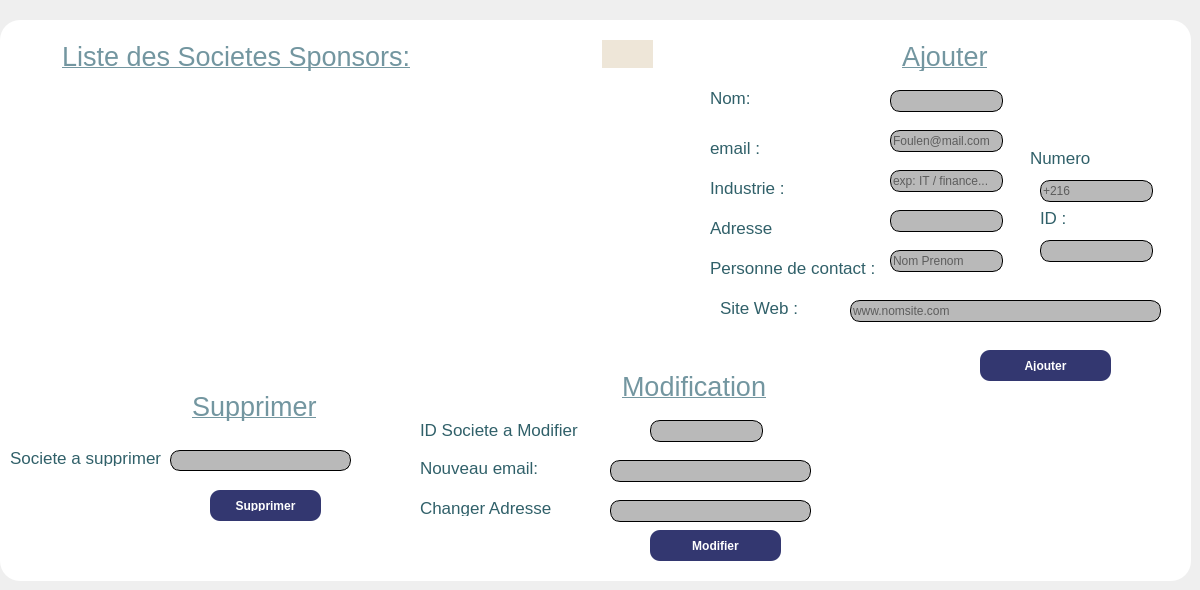
   <widget class="QWidget" name="tab_2">
    <attribute name="title">
     <string>Societés</string>
    </attribute>
    <widget class="QGroupBox" name="groupBox_4">
     <property name="geometry">
      <rect>
       <x>0</x>
       <y>20</y>
       <width>1191</width>
       <height>561</height>
      </rect>
     </property>
     <property name="font">
      <font>
       <family>Neue Haas Grotesk Text Pro Extr</family>
      </font>
     </property>
     <property name="styleSheet">
      <string notr="true">background-image:url();
background-color :  white ; 
border-radius : 20px ;</string>
     </property>
     <property name="title">
      <string/>
     </property>
     <widget class="QPushButton" name="ajoutersociete">
      <property name="geometry">
       <rect>
        <x>980</x>
        <y>330</y>
        <width>131</width>
        <height>31</height>
       </rect>
      </property>
      <property name="font">
       <font>
        <weight>75</weight>
        <bold>true</bold>
       </font>
      </property>
      <property name="cursor">
       <cursorShape>PointingHandCursor</cursorShape>
      </property>
      <property name="styleSheet">
       <string notr="true">#ajoutersociete{
background-image: url();
color : white; 
border-radius : 10px ; 
padding : 10px; 
background-color:#333770;
color : white ; 

}


#ajoutersociete:hover {
color : white ; 
/*background-color : #D46F4D; */
}

</string>
      </property>
      <property name="text">
       <string>Ajouter</string>
      </property>
      <property name="icon">
       <iconset>
        <normaloff>:/img/images/add-circle-outline-logo-icon-png-svg.png</normaloff>:/img/images/add-circle-outline-logo-icon-png-svg.png</iconset>
      </property>
      <property name="iconSize">
       <size>
        <width>30</width>
        <height>30</height>
       </size>
      </property>
     </widget>
     <widget class="QPushButton" name="pushButton_3">
      <property name="geometry">
       <rect>
        <x>650</x>
        <y>510</y>
        <width>131</width>
        <height>31</height>
       </rect>
      </property>
      <property name="font">
       <font>
        <weight>75</weight>
        <bold>true</bold>
       </font>
      </property>
      <property name="cursor">
       <cursorShape>PointingHandCursor</cursorShape>
      </property>
      <property name="styleSheet">
       <string notr="true">#pushButton_3{
background-image: url();
color : white; 
border-radius : 10px ; 
padding : 10px; 
background-color:#333770;
color : white ; 

}


#pushButton_3:hover {
color : white ; 
/*background-color : #D46F4D; */
}

</string>
      </property>
      <property name="text">
       <string>Modifier</string>
      </property>
     </widget>
     <widget class="QPushButton" name="pushButton_4">
      <property name="geometry">
       <rect>
        <x>210</x>
        <y>470</y>
        <width>111</width>
        <height>31</height>
       </rect>
      </property>
      <property name="font">
       <font>
        <weight>75</weight>
        <bold>true</bold>
       </font>
      </property>
      <property name="cursor">
       <cursorShape>PointingHandCursor</cursorShape>
      </property>
      <property name="styleSheet">
       <string notr="true">#pushButton_4{
background-image: url();
color : white; 
border-radius : 10px ; 
padding : 10px; 
background-color:#333770;
color : white ; 

}


#pushButton_4:hover {
color : white ; 
/*background-color : #D46F4D; */
}

</string>
      </property>
      <property name="text">
       <string>Supprimer</string>
      </property>
     </widget>
     <widget class="QLabel" name="label_7">
      <property name="geometry">
       <rect>
        <x>710</x>
        <y>70</y>
        <width>56</width>
        <height>16</height>
       </rect>
      </property>
      <property name="font">
       <font>
        <family>MS Shell Dlg 2</family>
        <pointsize>13</pointsize>
        <weight>50</weight>
        <italic>false</italic>
        <bold>false</bold>
       </font>
      </property>
      <property name="styleSheet">
       <string notr="true">background-color:none;
font: 13pt &quot;MS Shell Dlg 2&quot;;
color: #306069;</string>
      </property>
      <property name="text">
       <string>Nom:</string>
      </property>
     </widget>
     <widget class="QLabel" name="label_8">
      <property name="geometry">
       <rect>
        <x>1030</x>
        <y>130</y>
        <width>61</width>
        <height>16</height>
       </rect>
      </property>
      <property name="font">
       <font>
        <family>MS Shell Dlg 2</family>
        <pointsize>13</pointsize>
        <weight>50</weight>
        <italic>false</italic>
        <bold>false</bold>
       </font>
      </property>
      <property name="styleSheet">
       <string notr="true">background-color:none;
font: 13pt &quot;MS Shell Dlg 2&quot;;
color: #306069;</string>
      </property>
      <property name="text">
       <string>Numero :</string>
      </property>
     </widget>
     <widget class="QLabel" name="label_9">
      <property name="geometry">
       <rect>
        <x>710</x>
        <y>200</y>
        <width>81</width>
        <height>16</height>
       </rect>
      </property>
      <property name="font">
       <font>
        <family>MS Shell Dlg 2</family>
        <pointsize>13</pointsize>
        <weight>50</weight>
        <italic>false</italic>
        <bold>false</bold>
       </font>
      </property>
      <property name="styleSheet">
       <string notr="true">background-color:none;
font: 13pt &quot;MS Shell Dlg 2&quot;;
color: #306069;</string>
      </property>
      <property name="text">
       <string>Adresse</string>
      </property>
     </widget>
     <widget class="QLabel" name="label_10">
      <property name="geometry">
       <rect>
        <x>710</x>
        <y>120</y>
        <width>56</width>
        <height>16</height>
       </rect>
      </property>
      <property name="font">
       <font>
        <family>MS Shell Dlg 2</family>
        <pointsize>13</pointsize>
        <weight>50</weight>
        <italic>false</italic>
        <bold>false</bold>
       </font>
      </property>
      <property name="styleSheet">
       <string notr="true">background-color:none;
font: 13pt &quot;MS Shell Dlg 2&quot;;
color: #306069;</string>
      </property>
      <property name="text">
       <string>email :</string>
      </property>
     </widget>
     <widget class="QLineEdit" name="nomsociete">
      <property name="geometry">
       <rect>
        <x>890</x>
        <y>70</y>
        <width>113</width>
        <height>22</height>
       </rect>
      </property>
      <property name="styleSheet">
       <string notr="true">background-color: rgb(185, 185, 185) ; 
border-radius : 10px ; 
border : 1px solid black ;
</string>
      </property>
     </widget>
     <widget class="QLineEdit" name="email">
      <property name="geometry">
       <rect>
        <x>890</x>
        <y>110</y>
        <width>113</width>
        <height>22</height>
       </rect>
      </property>
      <property name="styleSheet">
       <string notr="true">background-color: rgb(185, 185, 185) ; 
border-radius : 10px ; 
border : 1px solid black ;
</string>
      </property>
      <property name="placeholderText">
       <string>Foulen@mail.com</string>
      </property>
     </widget>
     <widget class="QLineEdit" name="industrie">
      <property name="geometry">
       <rect>
        <x>890</x>
        <y>150</y>
        <width>113</width>
        <height>22</height>
       </rect>
      </property>
      <property name="styleSheet">
       <string notr="true">background-color: rgb(185, 185, 185) ; 
border-radius : 10px ; 
border : 1px solid black ;
</string>
      </property>
      <property name="placeholderText">
       <string>exp: IT / finance...</string>
      </property>
     </widget>
     <widget class="QLineEdit" name="adresse">
      <property name="geometry">
       <rect>
        <x>890</x>
        <y>190</y>
        <width>113</width>
        <height>22</height>
       </rect>
      </property>
      <property name="styleSheet">
       <string notr="true">background-color: rgb(185, 185, 185) ; 
border-radius : 10px ; 
border : 1px solid black ;
</string>
      </property>
     </widget>
     <widget class="QLabel" name="label_12">
      <property name="geometry">
       <rect>
        <x>420</x>
        <y>400</y>
        <width>201</width>
        <height>20</height>
       </rect>
      </property>
      <property name="font">
       <font>
        <family>MS Shell Dlg 2</family>
        <pointsize>13</pointsize>
        <weight>50</weight>
        <italic>false</italic>
        <bold>false</bold>
       </font>
      </property>
      <property name="styleSheet">
       <string notr="true">background-color:none;
font: 13pt &quot;MS Shell Dlg 2&quot;;
color: #306069;</string>
      </property>
      <property name="text">
       <string>ID Societe a Modifier</string>
      </property>
     </widget>
     <widget class="QLineEdit" name="lineEdit_5">
      <property name="geometry">
       <rect>
        <x>650</x>
        <y>400</y>
        <width>113</width>
        <height>22</height>
       </rect>
      </property>
      <property name="styleSheet">
       <string notr="true">background-color: rgb(185, 185, 185) ; 
border-radius : 10px ; 
border : 1px solid black ;
</string>
      </property>
     </widget>
     <widget class="QLabel" name="label_13">
      <property name="geometry">
       <rect>
        <x>420</x>
        <y>440</y>
        <width>141</width>
        <height>16</height>
       </rect>
      </property>
      <property name="font">
       <font>
        <family>MS Shell Dlg 2</family>
        <pointsize>13</pointsize>
        <weight>50</weight>
        <italic>false</italic>
        <bold>false</bold>
       </font>
      </property>
      <property name="styleSheet">
       <string notr="true">background-color:none;
font: 13pt &quot;MS Shell Dlg 2&quot;;
color: #306069;</string>
      </property>
      <property name="text">
       <string>Nouveau email:</string>
      </property>
     </widget>
     <widget class="QLineEdit" name="lineEdit_6">
      <property name="geometry">
       <rect>
        <x>610</x>
        <y>440</y>
        <width>201</width>
        <height>22</height>
       </rect>
      </property>
      <property name="styleSheet">
       <string notr="true">background-color: rgb(185, 185, 185) ; 
border-radius : 10px ; 
border : 1px solid black ;
</string>
      </property>
     </widget>
     <widget class="QLabel" name="label_14">
      <property name="geometry">
       <rect>
        <x>420</x>
        <y>480</y>
        <width>141</width>
        <height>16</height>
       </rect>
      </property>
      <property name="font">
       <font>
        <family>MS Shell Dlg 2</family>
        <pointsize>13</pointsize>
        <weight>50</weight>
        <italic>false</italic>
        <bold>false</bold>
       </font>
      </property>
      <property name="styleSheet">
       <string notr="true">background-color:none;
font: 13pt &quot;MS Shell Dlg 2&quot;;
color: #306069;</string>
      </property>
      <property name="text">
       <string>Changer Adresse</string>
      </property>
     </widget>
     <widget class="QLineEdit" name="lineEdit_7">
      <property name="geometry">
       <rect>
        <x>610</x>
        <y>480</y>
        <width>201</width>
        <height>22</height>
       </rect>
      </property>
      <property name="styleSheet">
       <string notr="true">background-color: rgb(185, 185, 185) ; 
border-radius : 10px ; 
border : 1px solid black ;
</string>
      </property>
     </widget>
     <widget class="QLabel" name="label_15">
      <property name="geometry">
       <rect>
        <x>10</x>
        <y>430</y>
        <width>151</width>
        <height>16</height>
       </rect>
      </property>
      <property name="font">
       <font>
        <family>MS Shell Dlg 2</family>
        <pointsize>13</pointsize>
        <weight>50</weight>
        <italic>false</italic>
        <bold>false</bold>
       </font>
      </property>
      <property name="styleSheet">
       <string notr="true">background-color:none;
font: 13pt &quot;MS Shell Dlg 2&quot;;
color: #306069;</string>
      </property>
      <property name="text">
       <string>Societe a supprimer</string>
      </property>
     </widget>
     <widget class="QLineEdit" name="suppr">
      <property name="geometry">
       <rect>
        <x>170</x>
        <y>430</y>
        <width>181</width>
        <height>21</height>
       </rect>
      </property>
      <property name="styleSheet">
       <string notr="true">background-color: rgb(185, 185, 185) ; 
border-radius : 10px ; 
border : 1px solid black ;
</string>
      </property>
     </widget>
     <widget class="QTableView" name="tableView">
      <property name="geometry">
       <rect>
        <x>30</x>
        <y>60</y>
        <width>631</width>
        <height>271</height>
       </rect>
      </property>
      <property name="styleSheet">
       <string notr="true">background-color: rgb(255, 255, 255);</string>
      </property>
     </widget>
     <widget class="QLineEdit" name="pers">
      <property name="geometry">
       <rect>
        <x>890</x>
        <y>230</y>
        <width>113</width>
        <height>22</height>
       </rect>
      </property>
      <property name="styleSheet">
       <string notr="true">background-color: rgb(185, 185, 185) ; 
border-radius : 10px ; 
border : 1px solid black ;
</string>
      </property>
      <property name="placeholderText">
       <string>Nom Prenom</string>
      </property>
     </widget>
     <widget class="QLineEdit" name="numero">
      <property name="geometry">
       <rect>
        <x>1040</x>
        <y>160</y>
        <width>113</width>
        <height>22</height>
       </rect>
      </property>
      <property name="styleSheet">
       <string notr="true">background-color: rgb(185, 185, 185) ; 
border-radius : 10px ; 
border : 1px solid black ;
</string>
      </property>
      <property name="placeholderText">
       <string>+216</string>
      </property>
     </widget>
     <widget class="QLabel" name="label_16">
      <property name="geometry">
       <rect>
        <x>710</x>
        <y>240</y>
        <width>181</width>
        <height>16</height>
       </rect>
      </property>
      <property name="font">
       <font>
        <family>MS Shell Dlg 2</family>
        <pointsize>13</pointsize>
        <weight>50</weight>
        <italic>false</italic>
        <bold>false</bold>
       </font>
      </property>
      <property name="styleSheet">
       <string notr="true">background-color:none;
font: 13pt &quot;MS Shell Dlg 2&quot;;
color: #306069;</string>
      </property>
      <property name="text">
       <string>Personne de contact :</string>
      </property>
     </widget>
     <widget class="QLabel" name="label_11">
      <property name="geometry">
       <rect>
        <x>710</x>
        <y>160</y>
        <width>81</width>
        <height>16</height>
       </rect>
      </property>
      <property name="font">
       <font>
        <family>MS Shell Dlg 2</family>
        <pointsize>13</pointsize>
        <weight>50</weight>
        <italic>false</italic>
        <bold>false</bold>
       </font>
      </property>
      <property name="styleSheet">
       <string notr="true">background-color:none;
font: 13pt &quot;MS Shell Dlg 2&quot;;
color: #306069;</string>
      </property>
      <property name="text">
       <string>Industrie :</string>
      </property>
     </widget>
     <widget class="QLineEdit" name="siteweb">
      <property name="geometry">
       <rect>
        <x>850</x>
        <y>280</y>
        <width>311</width>
        <height>22</height>
       </rect>
      </property>
      <property name="styleSheet">
       <string notr="true">background-color: rgb(185, 185, 185) ; 
border-radius : 10px ; 
border : 1px solid black ;
</string>
      </property>
      <property name="placeholderText">
       <string>www.nomsite.com</string>
      </property>
     </widget>
     <widget class="QLabel" name="label_17">
      <property name="geometry">
       <rect>
        <x>720</x>
        <y>280</y>
        <width>81</width>
        <height>16</height>
       </rect>
      </property>
      <property name="font">
       <font>
        <family>MS Shell Dlg 2</family>
        <pointsize>13</pointsize>
        <weight>50</weight>
        <italic>false</italic>
        <bold>false</bold>
       </font>
      </property>
      <property name="styleSheet">
       <string notr="true">background-color:none;
font: 13pt &quot;MS Shell Dlg 2&quot;;
color: #306069;</string>
      </property>
      <property name="text">
       <string>Site Web :</string>
      </property>
     </widget>
     <widget class="QLineEdit" name="IDSOC">
      <property name="geometry">
       <rect>
        <x>1040</x>
        <y>220</y>
        <width>113</width>
        <height>22</height>
       </rect>
      </property>
      <property name="styleSheet">
       <string notr="true">background-color: rgb(185, 185, 185) ; 
border-radius : 10px ; 
border : 1px solid black ;
</string>
      </property>
     </widget>
     <widget class="QLabel" name="label_18">
      <property name="geometry">
       <rect>
        <x>1040</x>
        <y>190</y>
        <width>31</width>
        <height>16</height>
       </rect>
      </property>
      <property name="font">
       <font>
        <family>MS Shell Dlg 2</family>
        <pointsize>13</pointsize>
        <weight>50</weight>
        <italic>false</italic>
        <bold>false</bold>
       </font>
      </property>
      <property name="styleSheet">
       <string notr="true">background-color:none;
font: 13pt &quot;MS Shell Dlg 2&quot;;
color: #306069;</string>
      </property>
      <property name="text">
       <string>ID :</string>
      </property>
     </widget>
     <widget class="QPushButton" name="pushButton_2">
      <property name="geometry">
       <rect>
        <x>602</x>
        <y>20</y>
        <width>51</width>
        <height>28</height>
       </rect>
      </property>
      <property name="cursor">
       <cursorShape>PointingHandCursor</cursorShape>
      </property>
      <property name="layoutDirection">
       <enum>Qt::LeftToRight</enum>
      </property>
      <property name="styleSheet">
       <string notr="true">background-color: #EEE6D8;</string>
      </property>
      <property name="text">
       <string/>
      </property>
      <property name="icon">
       <iconset resource="source.qrc">
        <normaloff>:/img/images/nouv2.png</normaloff>:/img/images/nouv2.png</iconset>
      </property>
     </widget>
     <widget class="QLineEdit" name="lineEdit_10">
      <property name="geometry">
       <rect>
        <x>60</x>
        <y>20</y>
        <width>401</width>
        <height>31</height>
       </rect>
      </property>
      <property name="font">
       <font>
        <family>MS Shell Dlg 2</family>
        <pointsize>20</pointsize>
        <weight>50</weight>
        <italic>false</italic>
        <bold>false</bold>
        <underline>true</underline>
       </font>
      </property>
      <property name="styleSheet">
       <string notr="true">padding-top : 100px ;
padding-bottom : 100px ;
font: 20pt &quot;MS Shell Dlg 2&quot;;
color : #7396A0 ;
background-color : transparent ; </string>
      </property>
      <property name="text">
       <string>Liste des Societes Sponsors:</string>
      </property>
     </widget>
     <widget class="QLineEdit" name="lineEdit_11">
      <property name="geometry">
       <rect>
        <x>900</x>
        <y>20</y>
        <width>111</width>
        <height>31</height>
       </rect>
      </property>
      <property name="font">
       <font>
        <family>MS Shell Dlg 2</family>
        <pointsize>20</pointsize>
        <weight>50</weight>
        <italic>false</italic>
        <bold>false</bold>
        <underline>true</underline>
       </font>
      </property>
      <property name="styleSheet">
       <string notr="true">padding-top : 100px ;
padding-bottom : 100px ;
font: 20pt &quot;MS Shell Dlg 2&quot;;
color : #7396A0 ;
background-color : transparent ; </string>
      </property>
      <property name="text">
       <string>Ajouter</string>
      </property>
     </widget>
     <widget class="QLineEdit" name="lineEdit_12">
      <property name="geometry">
       <rect>
        <x>620</x>
        <y>350</y>
        <width>151</width>
        <height>31</height>
       </rect>
      </property>
      <property name="font">
       <font>
        <family>MS Shell Dlg 2</family>
        <pointsize>20</pointsize>
        <weight>50</weight>
        <italic>false</italic>
        <bold>false</bold>
        <underline>true</underline>
       </font>
      </property>
      <property name="styleSheet">
       <string notr="true">padding-top : 100px ;
padding-bottom : 100px ;
font: 20pt &quot;MS Shell Dlg 2&quot;;
color : #7396A0 ;
background-color : transparent ; </string>
      </property>
      <property name="text">
       <string>Modification</string>
      </property>
     </widget>
     <widget class="QLineEdit" name="lineEdit_13">
      <property name="geometry">
       <rect>
        <x>190</x>
        <y>370</y>
        <width>131</width>
        <height>31</height>
       </rect>
      </property>
      <property name="font">
       <font>
        <family>MS Shell Dlg 2</family>
        <pointsize>20</pointsize>
        <weight>50</weight>
        <italic>false</italic>
        <bold>false</bold>
        <underline>true</underline>
       </font>
      </property>
      <property name="styleSheet">
       <string notr="true">padding-top : 100px ;
padding-bottom : 100px ;
font: 20pt &quot;MS Shell Dlg 2&quot;;
color : #7396A0 ;
background-color : transparent ; </string>
      </property>
      <property name="text">
       <string>Supprimer</string>
      </property>
     </widget>
     <widget class="QPushButton" name="pushButton_10">
      <property name="geometry">
       <rect>
        <x>1050</x>
        <y>30</y>
        <width>81</width>
        <height>61</height>
       </rect>
      </property>
      <property name="text">
       <string/>
      </property>
      <property name="icon">
       <iconset resource="source.qrc">
        <normaloff>:/img/images/ajouter.png</normaloff>:/img/images/ajouter.png</iconset>
      </property>
      <property name="iconSize">
       <size>
        <width>50</width>
        <height>50</height>
       </size>
      </property>
     </widget>
    </widget>
   </widget>
